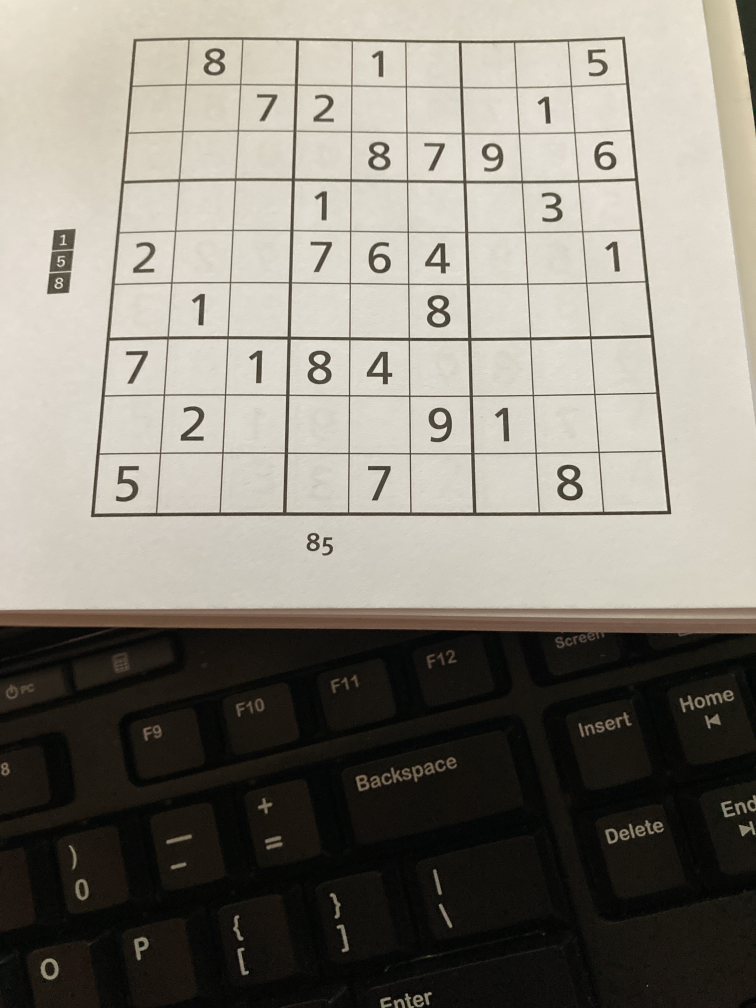
#> input picture images/big.JPG, 3024 x 4032 px (shown at 1/4 size)
$ python cv_playground.py
#> lines starting #> are read from the running program, lines starting #| are printed output that depends on the picture; after the words box and inside, x2 and y2 are one past the last pixel; in counts of white or black regions, pixels touching at a corner belong together
import numpy as np
import cv2

image = cv2.imread("images/big.JPG")
#> image is the input picture: shape (4032, 3024, 3); mean B, G, R 122.2, 131.8, 136.3
image = cv2.resize(image, (1000, 1000))
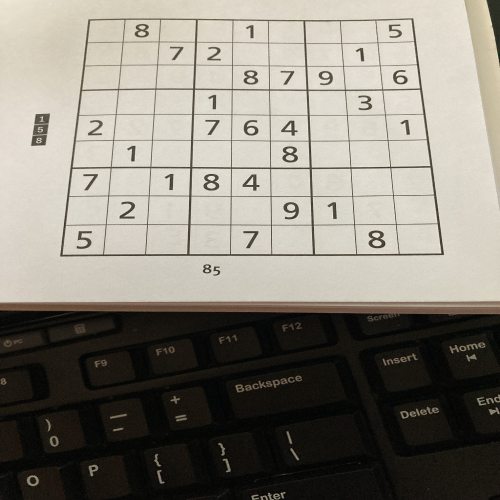
#> image: shape (1000, 1000, 3) (shown at 1/2 size); mean B, G, R 122.1, 131.7, 136.2

mask = np.zeros(image.shape[0:2], dtype=np.uint8)

points = np.array([[[100,350],[120,400],[310,350],[360,200],[350,20],[25,120]]])

#method 1 smooth region
cv2.drawContours(mask, [points], -1, (255, 255, 255), -1, cv2.LINE_AA)
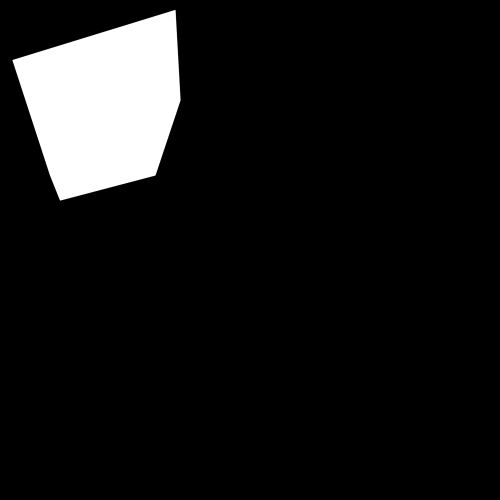
#> mask: shape (1000, 1000) (shown at 1/2 size); min 0, max 255, mean 22.2

#method 2 not so smooth region
# cv2.fillPoly(mask, points, (255))
res = cv2.bitwise_and(image,image,mask = mask)
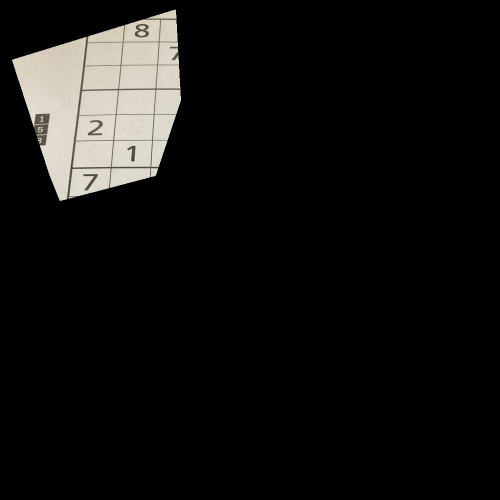
#> res: shape (1000, 1000, 3) (shown at 1/2 size); mean B, G, R 16.7, 17.9, 18.4
rect = cv2.boundingRect(points) # returns (x,y,w,h) of the rect
cropped = res[rect[1]: rect[1] + rect[3], rect[0]: rect[0] + rect[2]]
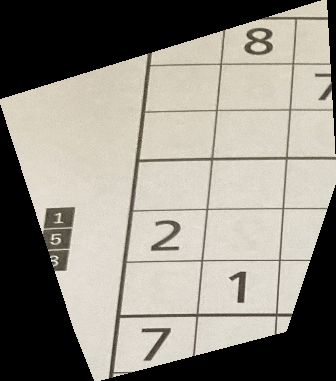
#> cropped: shape (381, 336, 3); mean B, G, R 130.2, 139.6, 143.9

## crate the white background of the same size of original image
wbg = np.ones_like(image, np.uint8)*255
cv2.bitwise_not(wbg,wbg, mask=mask)
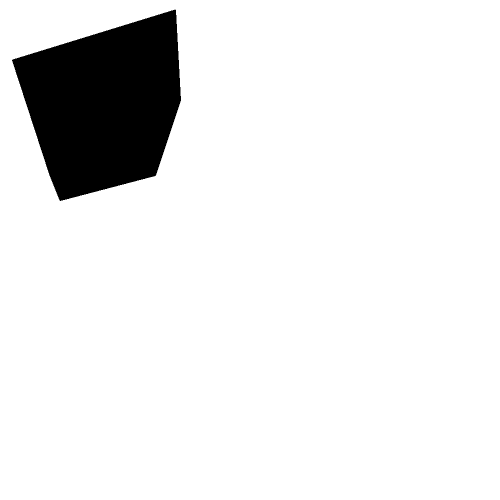
#> wbg: shape (1000, 1000, 3) (shown at 1/2 size); 91.2% white; 1 black region, box (x1, y1, x2, y2) and area: (24, 19, 362, 402) 87965

# overlap the resulted cropped image on the white background
dst = wbg+res
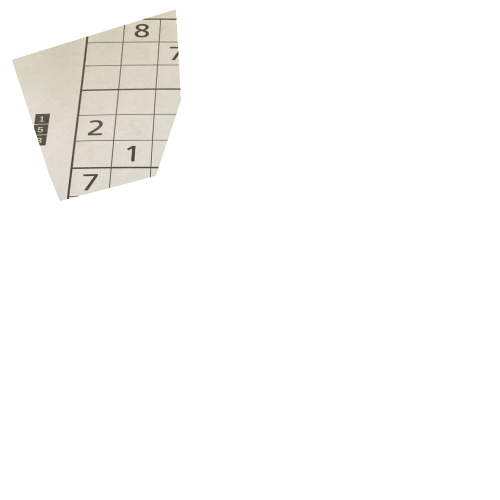
#> dst: shape (1000, 1000, 3) (shown at 1/2 size); mean of channels 0, 1, 2 249.2, 250.4, 251; drawn as B, G, R
cv2.imshow('Original',image)
cv2.imshow("Mask",mask)
cv2.imshow("Cropped", cropped )
cv2.imshow("Samed Size Black Image", res)
cv2.imshow("Samed Size White Image", dst)
cv2.waitKey(0)
cv2.destroyAllWindows()
